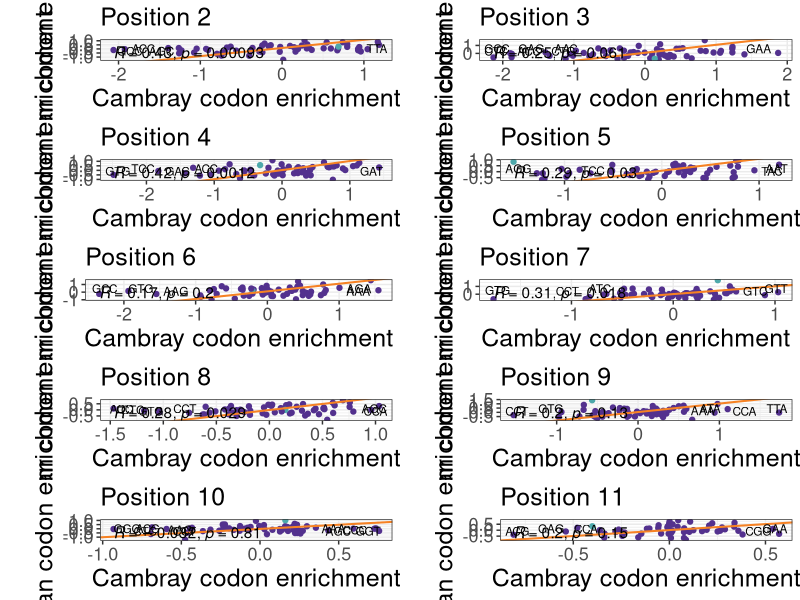

This chart was generated by the following R code:

library(gridExtra)
library(grid)
library(ggplot2)
library(lattice)
library(ggrepel)
library(ggpubr)
library(glue)


#read in dataframes (already aligned)
cdf <- read.csv('Cambray_LObypos.csv', header=TRUE)
colnames(cdf)[3:12] <- c(2:11)

gdf <- read.csv('Goodman_LObypos.csv', header=TRUE)
colnames(gdf)[3:12] <- c(2:11)



#initialise empty dataframe
df_all <- data.frame(matrix(ncol=4,nrow=0, dimnames=list(NULL, c("codon", "cam_logodds", "good_logodds", "position"))))

#create dataframe in long form
for(n in 3:12){
  cam_logodds <- cdf[,n]
  good_logodds <- gdf[,n]
  codon <- cdf[,1]
  ccol_pos <- colnames(cdf[n])
  ccol_name <- paste(c('position'), ccol_pos, sep='')
  temp_df <- data.frame(cbind(codon, cam_logodds, good_logodds))
  temp_df$position <- ccol_name
  df_all <- data.frame(rbind(df_all, temp_df))
}

df_all <- na.omit(df_all)
df_all$cam_logodds <- as.numeric(df_all$cam_logodds)
df_all$good_logodds <- as.numeric(df_all$good_logodds)
df_all$codon <- toupper(df_all$codon)



#define function that will generate plots for each given position
#uses method 2 pca for line, otherwise strange
plotter <- function(n){
  pos_name <- paste(c('position'), n, sep='')
  pos_title <- paste(c('Position'), n, sep=' ')
  df_sec <- df_all[df_all$position == pos_name,]
  df_sec$status <- c('normal')
  df_sec[df_sec$codon == 'AGG',]$status <- 'funky'
  cols <- c('normal' = '#53318E', 'funky'='#4DA9AB')
  
  pca_res <- prcomp(df_sec[, c('cam_logodds', 'good_logodds')], scale.=TRUE)
  slope <- pca_res$rotation[2, 1] / pca_res$rotation[1, 1]
  mean_x <- mean(df_sec[['cam_logodds']], na.rm = TRUE)
  mean_y <- mean(df_sec[['good_logodds']], na.rm = TRUE)
  intercept <- mean_y - slope * mean_x
  res <- ggplot(df_sec, aes(x=cam_logodds, y=good_logodds, label=codon)) + 
    #geom_point(aes(color=status), pch=21) + 
    geom_point(aes(color=status)) + 
    theme_bw() + 
    labs(title=paste(pos_title), x=c('Cambray codon enrichment'), y=c('\nGoodman codon enrichment')) + 
    geom_abline(slope = slope, intercept = intercept, color = "#F68224", linewidth=0.7) +  
    stat_cor(method="spearman", label.x.npc = "left") + geom_text_repel(size=3) + 
    scale_color_manual(values = cols) + 
    theme(legend.position='none', 
          axis.title.x=element_text(size=18), axis.title.y=element_text(size=18),
          axis.text.x=element_text(size=13), axis.text.y=element_text(size=13),
          plot.title=element_text(size=18))
  
  return(res)
}


#empty list of plots
plotz <- list()
#fill empty list of plots
for(n in 2:11){
  plowt_name <- paste(c('Position'), n, sep='')
  assign(plowt_name, plotter(n))
  plotz[[plowt_name]] <- plotter(n)
}

#put out plot list to pdf
pdf("FigS5.pdf", width=15, height=35)
grid.arrange(grobs = plotz, ncol=2, nrow=5)
dev.off()


